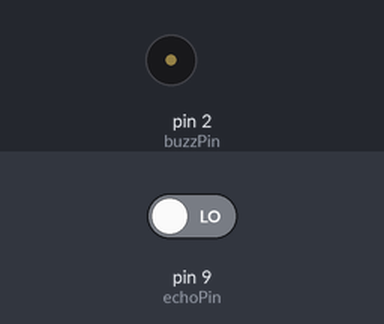
Recording of a sketch running on a simulated Arduino Uno, built with avr-gcc and run on an emulated ATmega328P. Parts: buzzer (waves = sounding, pin HIGH). The inputs (shaded band) are chosen by the test bench; at power-on: pin 9 (echoPin) LOW. Pins used as bus, display or sensor lines are not drawn.

Above: at 0.1 s.
At 1.1 s:
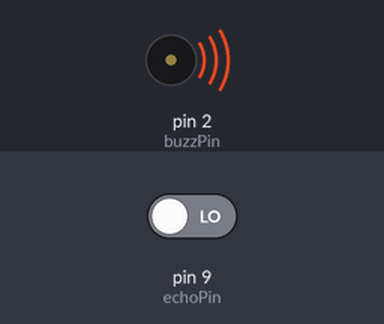
Timing chart, 0 to 2.6 s (numbered marks = the images above):
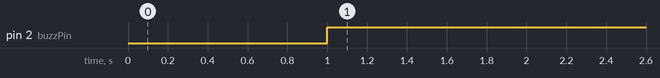

The sketch:

main.ino
```cpp
#define trigPin 10
#define echoPin 9
#define buzzPin 2

void setup()
{
pinMode(trigPin, OUTPUT);
pinMode(echoPin, INPUT);
pinMode(buzzPin,OUTPUT);
}

void loop()
{
long duration, distance;

digitalWrite(trigPin, LOW);
delayMicroseconds(2);

digitalWrite(trigPin, HIGH);
delayMicroseconds(2);

duration = pulseIn(echoPin, HIGH);
distance = (duration/2) / 29.1;

if (distance < 40)
{
digitalWrite(buzzPin,HIGH);
} else
{
digitalWrite(buzzPin,LOW);
} delay(60);
}
```

Measured:
- by itself, pin 2 (buzzPin): LOW → HIGH at 1.0 s
